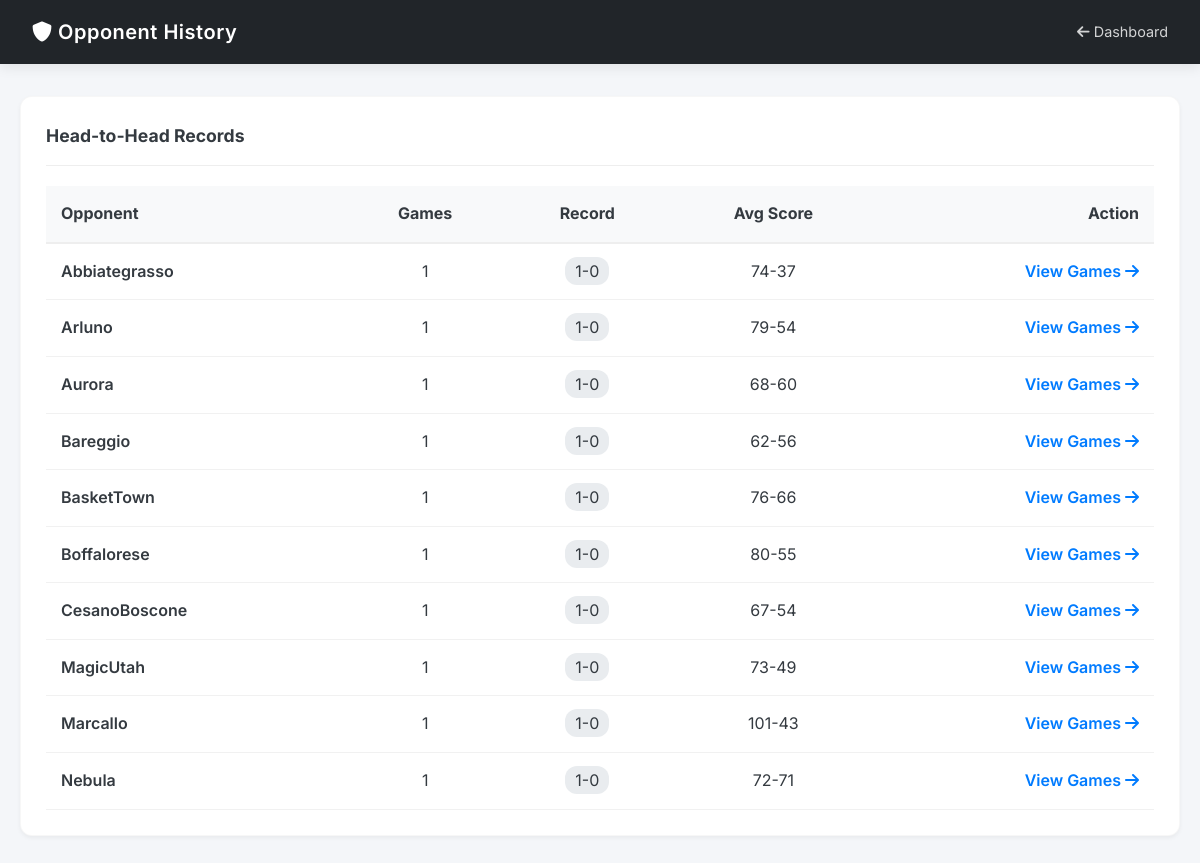
The page /teams (signed in) on the database its author committed.
### core/models.py (models this page shows, shortened)
class Game(db.Model):
    __tablename__ = "games"
    id = db.Column(db.Integer, primary_key=True)
    date = db.Column(db.String(10), nullable=False)
    opponent = db.Column(db.String(100), nullable=False)
    team_score = db.Column(db.Integer, nullable=False)
    opponent_score = db.Column(db.Integer, nullable=False)
    result = db.Column(db.String(1), nullable=False)
    game_type = db.Column(db.String(20), nullable=False)
    sort_date = db.Column(db.String(10), nullable=False)

### web/routes/main.py (the view)
@main_bp.route("/teams")
@login_required
def teams():
    results = db.session.query(Game.opponent).distinct().all()
    team_stats = []
    for r in results:
        opp_name = r[0]
        games = Game.query.filter_by(opponent=opp_name).all()
        wins = sum(1 for g in games if g.result == "W")
        losses = len(games) - wins
        if len(games) > 0:
            avg_team_score = sum(g.team_score for g in games) / len(games)
            avg_opp_score = sum(g.opponent_score for g in games) / len(games)
            avg_score = f"{int(avg_team_score)}-{int(avg_opp_score)}"
        else:
            avg_score = "0-0"
        team_stats.append(
            {
                "name": opp_name,
                "games": len(games),
                "record": f"{wins}-{losses}",
                "avg_score": avg_score,
            }
        )
    return render_template("teams.html", teams=team_stats)

### web/__init__.py (called while the page is built)
def create_app(config_name: str = None) -> Flask:
    app = Flask(__name__)
    config = get_config(config_name)
    app.config.from_object(config)
    setup_logging(app, config)
    db.init_app(app)
    bcrypt.init_app(app)
    csrf.init_app(app)
    cache.init_app(app)
    limiter.init_app(app)
    login_manager.init_app(app)
    login_manager.login_view = "auth.login"
    login_manager.login_message = "Please log in to access this page."
    login_manager.login_message_category = "info"
    @login_manager.user_loader
    def load_user(user_id):
        return User.query.get(int(user_id))
    register_blueprints(app)
    return app

### web/templates/teams.html (shortened to what this page needs)
<!doctype html>
<html lang="en">
    <head>
        <link
            rel="stylesheet"
            href="{{ url_for('static', filename='css/style.css') }}"
        />
        <link
            rel="stylesheet"
            href="https://cdnjs.cloudflare.com/ajax/libs/font-awesome/6.0.0/css/all.min.css"
        />
    </head>
    <body>
        <div class="header">
            <h1><i class="fas fa-shield-alt"></i> Opponent History</h1>
            <a href="{{ url_for('main.index') }}"
                ><i class="fas fa-arrow-left"></i> Dashboard</a
            >
        </div>
        <div class="container">
            <div class="panel">
                <div class="panel-header"><h3>Head-to-Head Records</h3></div>
                <table style="width: 100%; border-collapse: collapse">
                    <thead>
                        <tr
                            style="
                                background: #f8f9fa;
                                border-bottom: 2px solid #eee;
                            "
                        >
                            <th style="padding: 15px; text-align: left">
                                Opponent
                            </th>
                            <th style="padding: 15px; text-align: center">
                                Games
                            </th>
                            <th style="padding: 15px; text-align: center">
                                Record
                            </th>
                            <th style="padding: 15px; text-align: center">
                                Avg Score
                            </th>
                            <th style="padding: 15px; text-align: right">
                                Action
                            </th>
                        </tr>
                    </thead>
                    <tbody>
                        {% for t in teams %}
                        <tr style="border-bottom: 1px solid #f1f1f1">
                            <td style="padding: 15px; font-weight: 600">
                                {{ t.name }}
                            </td>
                            <td style="padding: 15px; text-align: center">
                                {{ t.games }}
                            </td>
                            <td style="padding: 15px; text-align: center">
                                <span
                                    style="
                                        background: #e9ecef;
                                        padding: 4px 10px;
                                        border-radius: 12px;
                                    "
                                    >{{ t.record }}</span
                                >
                            </td>
                            <td style="padding: 15px; text-align: center">
                                {{ t.avg_score }}
                            </td>
                            <td style="padding: 15px; text-align: right">
                                <a
                                    href="{{ url_for('main.opponent_games', opponent_name=t.name) }}"
                                    style="
                                        color: var(--primary);
                                        font-weight: 600;
                                        text-decoration: none;
                                    "
                                >
                                    View Games
                                    <i class="fas fa-arrow-right"></i>
                                </a>
                            </td>
                        </tr>
                        {% endfor %}
                    </tbody>
                </table>
            </div>
        </div>
    </body>
</html>

### web/static/css/style.css (style rules this page uses)
:root { --primary: #007bff; --primary-dark: #0056b3; --secondary: #6c757d; --success: #28a745; --bg-body: #f4f6f9; --bg-card: #ffffff; --text-main: #343a40; --text-muted: #6c757d; --border-radius: 12px; --shadow-sm: 0 2px 4px rgba(0, 0, 0, 0.05); --shadow-md: 0 4px 12px rgba(0, 0, 0, 0.08); }
* { box-sizing: border-box; margin: 0; padding: 0; }
body { font-family: "Inter", -apple-system, BlinkMacSystemFont, "Segoe UI", Roboto, sans-serif; background-color: var(--bg-body); color: var(--text-main); line-height: 1.6; padding-bottom: 40px; }
.header { background: #212529; color: white; padding: 1rem 2rem; display: flex; justify-content: space-between; align-items: center; box-shadow: var(--shadow-md); position: sticky; top: 0; z-index: 1000; }
.header h1 { font-size: 1.25rem; font-weight: 600; letter-spacing: 0.5px; }
.header a { color: rgba(255, 255, 255, 0.8); text-decoration: none; font-size: 0.9rem; transition: 0.2s; }
.container { max-width: 1400px; margin: 2rem auto; padding: 0 20px; }
.panel { background: var(--bg-card); padding: 25px; border-radius: var(--border-radius); box-shadow: var(--shadow-sm); margin-bottom: 25px; border: 1px solid rgba(0, 0, 0, 0.03); }
.panel-header { display: flex; justify-content: space-between; align-items: center; margin-bottom: 20px; border-bottom: 1px solid #eee; padding-bottom: 15px; }
.panel h3 { font-size: 1.1rem; color: var(--text-main); font-weight: 700; margin: 0; }

### rows shown on the page
Game: name "Abbiategrasso", games "1", record "1-0", avg_score "74-37"
Game: name "Arluno", games "1", record "1-0", avg_score "79-54"
Game: name "Aurora", games "1", record "1-0", avg_score "68-60"
Game: name "Bareggio", games "1", record "1-0", avg_score "62-56"
Game: name "BasketTown", games "1", record "1-0", avg_score "76-66"
Game: name "Boffalorese", games "1", record "1-0", avg_score "80-55"
Game: name "CesanoBoscone", games "1", record "1-0", avg_score "67-54"
Game: name "MagicUtah", games "1", record "1-0", avg_score "73-49"
Game: name "Marcallo", games "1", record "1-0", avg_score "101-43"
Game: name "Nebula", games "1", record "1-0", avg_score "72-71"
